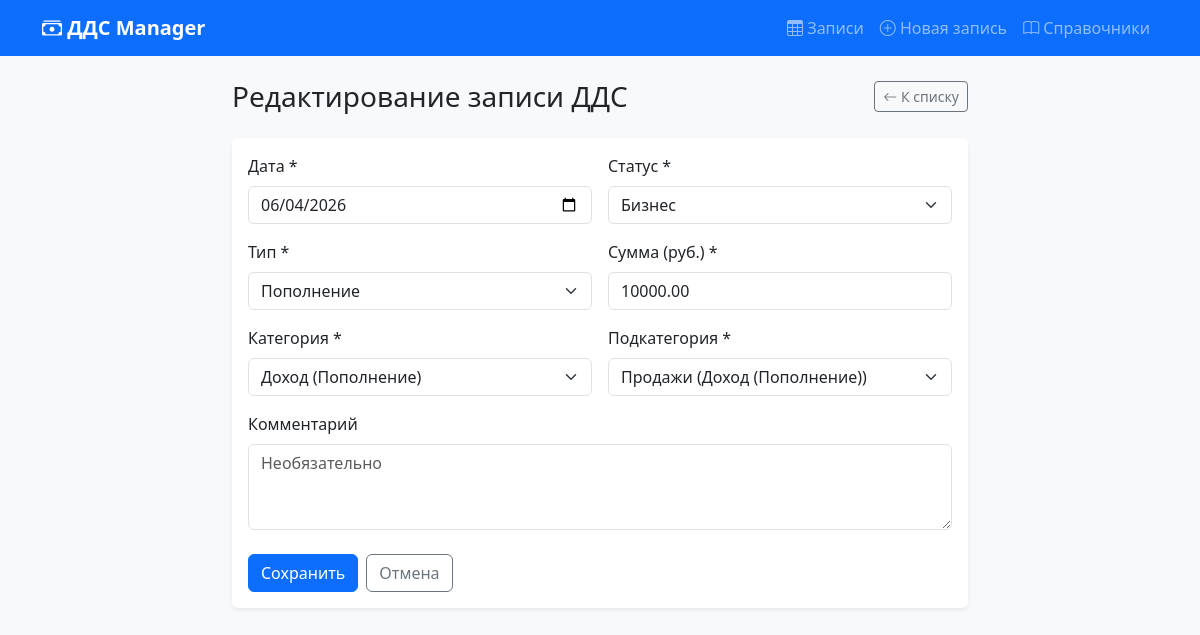
Page /2/edit/ on the committed database.
### dds/models.py (models this page shows, shortened)
class CashFlowRecord(models.Model):
    date = models.DateField('Дата', default=timezone.localdate)
    status = models.ForeignKey(
        Status,
        on_delete=models.PROTECT,
        verbose_name='Статус',
    )
    transaction_type = models.ForeignKey(
        TransactionType,
        on_delete=models.PROTECT,
        verbose_name='Тип',
        related_name='records',
    )
    category = models.ForeignKey(
        Category,
        on_delete=models.PROTECT,
        verbose_name='Категория',
        related_name='records',
    )
    subcategory = models.ForeignKey(
        Subcategory,
        on_delete=models.PROTECT,
        verbose_name='Подкатегория',
        related_name='records',
    )
    amount = models.DecimalField('Сумма', max_digits=12, decimal_places=2)
    comment = models.TextField('Комментарий', blank=True)
    created_at = models.DateTimeField(auto_now_add=True)
    updated_at = models.DateTimeField(auto_now=True)
    class Meta:
        verbose_name = 'Запись ДДС'
        verbose_name_plural = 'Записи ДДС'
        ordering = ['-date', '-id']

### dds/views.py (the view, shortened to what this page needs)
# urls.py: path('<int:pk>/edit/', TransactionUpdateView.as_view(), name='transaction_edit'),
class TransactionUpdateView(UpdateView):
    model = CashFlowRecord
    form_class = CashFlowRecordForm
    template_name = 'dds/transaction_form.html'
    def get_context_data(self, **kwargs):
        context = super().get_context_data(**kwargs)
        context['title'] = 'Редактирование записи ДДС'
        context['submit_label'] = 'Сохранить'
        return context

### dds/forms.py (called while the page is built)
    def _get_selected_id(self, field_name):
        if self.data.get(field_name):
            try:
                return int(self.data[field_name])
            except (TypeError, ValueError):
                return None
        if self.instance.pk:
            return getattr(self.instance, f'{field_name}_id', None)
        return None

### dds/models.py (called while the page is built)
    def __str__(self):
        return self.name

    def __str__(self):
        return self.name

    def __str__(self):
        return f'{self.name} ({self.transaction_type})'

    def __str__(self):
        return f'{self.name} ({self.category})'

### dds/templates/dds/transaction_form.html (shortened to what this page needs)
{% extends 'base.html' %}
{% block content %}
<div class="row justify-content-center">
    <div class="col-lg-8">
        <div class="d-flex justify-content-between align-items-center mb-4">
            <h1 class="h3 mb-0">{{ title }}</h1>
            <a href="{% url 'transaction_list' %}" class="btn btn-outline-secondary btn-sm">
                <i class="bi bi-arrow-left"></i> К списку
            </a>
        </div>
        <div class="card">
            <div class="card-body">
                <form method="post" id="transaction-form" novalidate>
                    <div class="row g-3">
                        <div class="col-md-6">
                            <label for="{{ form.date.id_for_label }}" class="form-label">{{ form.date.label }} *</label>
                            {{ form.date }}
                        </div>
                        <div class="col-md-6">
                            <label for="{{ form.status.id_for_label }}" class="form-label">{{ form.status.label }} *</label>
                            {{ form.status }}
                        </div>
                        <div class="col-md-6">
                            <label for="{{ form.transaction_type.id_for_label }}" class="form-label">{{ form.transaction_type.label }} *</label>
                            {{ form.transaction_type }}
                        </div>
                        <div class="col-md-6">
                            <label for="{{ form.amount.id_for_label }}" class="form-label">{{ form.amount.label }} *</label>
                            {{ form.amount }}
                        </div>
                        <div class="col-md-6">
                            <label for="{{ form.category.id_for_label }}" class="form-label">{{ form.category.label }} *</label>
                            {{ form.category }}
                        </div>
                        <div class="col-md-6">
                            <label for="{{ form.subcategory.id_for_label }}" class="form-label">{{ form.subcategory.label }} *</label>
                            {{ form.subcategory }}
                        </div>
                        <div class="col-12">
                            <label for="{{ form.comment.id_for_label }}" class="form-label">{{ form.comment.label }}</label>
                            {{ form.comment }}
                        </div>
                    </div>
                    <div class="mt-4 d-flex gap-2">
                        <button type="submit" class="btn btn-primary">{{ submit_label }}</button>
                        <a href="{% url 'transaction_list' %}" class="btn btn-outline-secondary">Отмена</a>
                    </div>
                </form>
            </div>
        </div>
    </div>
</div>
{% endblock %}
{% block extra_js %}
{% load static %}
{% endblock %}

### dds/templates/base.html (style rules this page uses)
body { background-color: #f8f9fa; }
.card { border: none; box-shadow: 0 0.125rem 0.25rem rgba(0, 0, 0, 0.075); }

### rows in the picture
CashFlowRecord: date "06/04/2026", status "Бизнес", transaction_type "Пополнение", amount "10000.00", category "Доход (Пополнение)", subcategory "Продажи (Доход (Пополнение))"

### other values in the picture
{{ title }} "Редактирование записи ДДС"
{{ submit_label }} "Сохранить"
